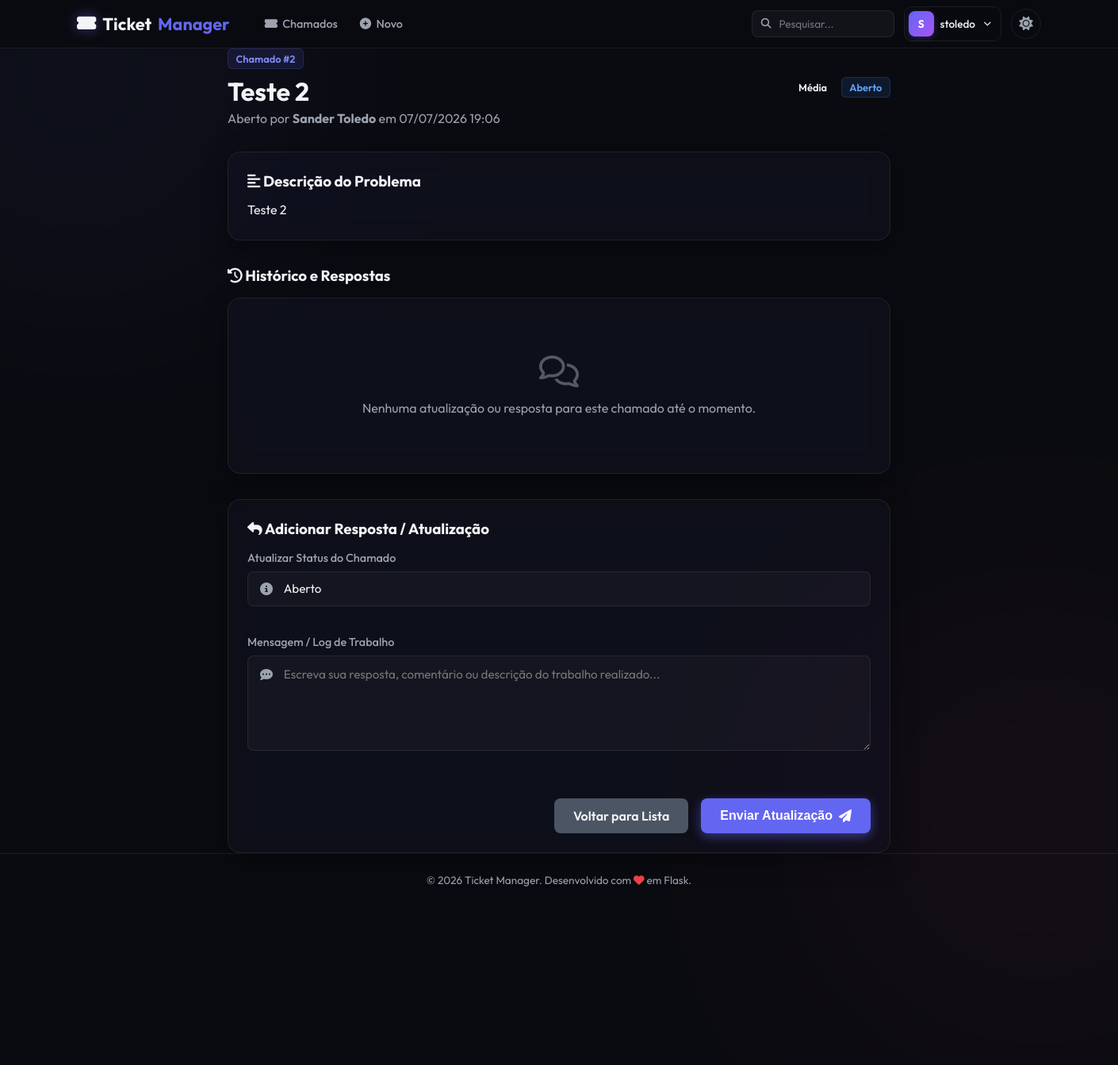
Page /tickets/2 (signed in) on the committed database.
### models.py (models this page shows, shortened)
class Usuario(db.Model):
    __tablename__ = "usuarios"
    id = db.Column(db.Integer, primary_key=True)
    nome = db.Column(db.String(50), nullable=False)
    sobrenome = db.Column(db.String(50), nullable=False)
    email = db.Column(db.String(120), unique=True, nullable=False)
    username = db.Column(db.String(50), unique=True, nullable=False)
    senha = db.Column(db.String(255), nullable=False)
    cidade_id = db.Column(db.Integer, db.ForeignKey("cidades.id"), nullable=True)
    cidade = db.relationship("Cidade", backref=db.backref("usuarios", lazy=True))
    perfis = db.relationship("Perfil", backref="usuario", lazy=True, cascade="all, delete-orphan")
    @property
    def tipo_perfil(self):
        if self.perfis:
            return self.perfis[0].tipo_perfil
        return "Cliente"

class Chamado(db.Model):
    __tablename__ = "chamados"
    id = db.Column(db.Integer, primary_key=True)
    titulo = db.Column(db.String(100), nullable=False)
    descricao = db.Column(db.Text, nullable=False)
    prioridade = db.Column(db.String(20), nullable=False, default="Média")  # Baixa, Média, Alta
    status = db.Column(db.String(20), nullable=False, default="Aberto")  # Aberto, Em Andamento, Resolvido, Fechado
    data_criacao = db.Column(db.DateTime, nullable=False, default=db.func.now())
    usuario_id = db.Column(db.Integer, db.ForeignKey("usuarios.id"), nullable=False)
    usuario = db.relationship("Usuario", backref=db.backref("chamados", lazy=True))
    categoria_id = db.Column(db.Integer, db.ForeignKey("categorias.id"), nullable=True)
    categoria = db.relationship("Categoria", backref=db.backref("chamados", lazy=True))

### app.py (the view)
@app.route('/tickets/<int:ticket_id>')
@login_required
def ticket_details(ticket_id):
    return controllers.ticket_details_controller(ticket_id)

### app.py (called while the page is built)
def login_required(f):
    @wraps(f)
    def decorated_function(*args, **kwargs):
        if 'user_id' not in session:
            flash('Você precisa fazer login para acessar esta página.', 'danger')
            return redirect(url_for('login'))
        return f(*args, **kwargs)
    return decorated_function

### controllers.py (called while the page is built)
def ticket_details_controller(ticket_id):
    chamado = Chamado.query.get_or_404(ticket_id)
    usuario = Usuario.query.get(session.get('user_id'))
    if usuario.tipo_perfil == 'Cliente' and chamado.usuario_id != usuario.id:
        flash('Você não tem permissão para visualizar este chamado.', 'danger')
        return redirect(url_for('list_tickets'))
    return render_template('ticket_details.html', chamado=chamado, usuario=usuario)

### templates/ticket_details.html (shortened to what this page needs)
{% extends 'base.html' %}
{% block content %}
<div class="container" style="max-width: 900px; margin: 0 auto;">
    <div class="page-header" style="margin-bottom: 2rem;">
        <div>
            <span class="badge badge-username" style="margin-bottom: 0.5rem; display: inline-block;">Chamado #{{ chamado.id }}</span>
            <h1>{{ chamado.titulo }}</h1>
            <p class="subtitle">Aberto por <strong>{{ chamado.usuario.nome }} {{ chamado.usuario.sobrenome }}</strong> em {{ chamado.data_criacao.strftime('%d/%m/%Y %H:%M') }}</p>
        </div>
        <div style="display: flex; gap: 0.5rem; align-items: center;">
            <span class="badge badge-{{ chamado.prioridade | lower }}">{{ chamado.prioridade }}</span>
            {% set status_class = chamado.status.lower().replace(' ', '') %}
            <span class="badge badge-{{ status_class }}">{{ chamado.status }}</span>
        </div>
    </div>
    <div class="glass-card" style="padding: 1.5rem; margin-bottom: 2rem;">
        <h3 style="color: var(--text-primary); margin-bottom: 0.75rem;"><i class="fa-solid fa-align-left"></i> Descrição do Problema</h3>
        <p style="color: var(--text-primary); line-height: 1.6; white-space: pre-line;">{{ chamado.descricao }}</p>
    </div>
    <h3 style="color: var(--text-primary); margin-bottom: 1rem;"><i class="fa-solid fa-clock-rotate-left"></i> Histórico e Respostas</h3>
    <div class="glass-card" style="padding: 1.5rem; margin-bottom: 2rem;">
        {% if chamado.worklogs %}
            <div class="timeline">
                {% for log in chamado.worklogs %}
                    <div class="timeline-item">
                        <div class="timeline-marker"></div>
                        <div class="timeline-content">
                            <div class="timeline-header">
                                <strong>{{ log.usuario.nome }} {{ log.usuario.sobrenome }} <span class="badge badge-{{ log.usuario.tipo_perfil | lower }}" style="font-size: 0.7rem; padding: 0.1rem 0.4rem; margin-left: 0.25rem;">{{ log.usuario.tipo_perfil }}</span></strong>
                                <span>{{ log.data_criacao.strftime('%d/%m/%Y %H:%M') }}</span>
                            </div>
                            <p style="color: var(--text-primary); line-height: 1.5; white-space: pre-line;">{{ log.mensagem }}</p>
                        </div>
                    </div>
                {% endfor %}
            </div>
        {% else %}
            <div class="no-data text-center" style="padding: 2rem 0;">
                <i class="fa-regular fa-comments" style="font-size: 2.5rem; color: var(--text-secondary); margin-bottom: 1rem; display: block;"></i>
                <p style="color: var(--text-secondary);">Nenhuma atualização ou resposta para este chamado até o momento.</p>
            </div>
        {% endif %}
    </div>
    <div class="glass-card" style="padding: 1.5rem;">
        <h3 style="color: var(--text-primary); margin-bottom: 1rem;"><i class="fa-solid fa-reply"></i> Adicionar Resposta / Atualização</h3>
        <form action="{{ url_for('add_worklog', ticket_id=chamado.id) }}" method="POST" class="form-group">
            {% if usuario.tipo_perfil in ['Técnico', 'Admin'] %}
                <div class="input-wrapper" style="margin-bottom: 1rem;">
                    <label for="status">Atualizar Status do Chamado</label>
                    <div class="input-icon-group">
                        <i class="fa-solid fa-circle-info input-icon"></i>
                        <select id="status" name="status" required>
                            <option value="Aberto" {% if chamado.status == 'Aberto' %}selected{% endif %}>Aberto</option>
                        </select>
                    </div>
                </div>
            {% endif %}
            <div class="input-wrapper" style="margin-bottom: 1.5rem;">
                <label for="mensagem">Mensagem / Log de Trabalho</label>
                <div class="input-icon-group">
                    <i class="fa-solid fa-comment-dots input-icon" style="top: 1rem;"></i>
                    <textarea id="mensagem" name="mensagem" required placeholder="Escreva sua resposta, comentário ou descrição do trabalho realizado..."></textarea>
                </div>
            </div>
            <div class="form-actions-row">
                <a href="{{ url_for('list_tickets') }}" class="btn-secondary">
                    Voltar para Lista
                </a>
                <button type="submit" class="btn-primary">
                    Enviar Atualização <i class="fa-solid fa-paper-plane"></i>
                </button>
            </div>
        </form>
    </div>
</div>
{% endblock %}

### templates/base.html (shortened to what this page needs)
<!DOCTYPE html>
<html lang="pt-BR" data-theme="dark">
<head>
    <link rel="stylesheet" href="https://cdnjs.cloudflare.com/ajax/libs/font-awesome/6.4.0/css/all.min.css">
    <link rel="stylesheet" href="{{ url_for('static', filename='css/style.css') }}">
</head>
<body>
    <div class="bg-glow bg-glow-1"></div>
    <div class="bg-glow bg-glow-2"></div>
    <header class="app-header">
        <div class="nav-container">
            <div class="nav-left">
                <a href="/" class="brand-logo">
                    <i class="fa-solid fa-ticket-simple text-glow"></i> Ticket<span>Manager</span>
                </a>
                {% if session.get('user_id') %}
                <nav class="nav-menu" id="nav-menu">
                    <a href="{{ url_for('list_tickets') }}" class="nav-link" id="nav-link-tickets">
                        <i class="fa-solid fa-ticket-simple"></i> Chamados
                    </a>
                    <a href="{{ url_for('create_ticket') }}" class="nav-link" id="nav-link-new-ticket">
                        <i class="fa-solid fa-circle-plus"></i> Novo
                    </a>
                </nav>
                {% endif %}
            </div>
            <div class="nav-right">
                {% if session.get('user_id') %}
                <form class="nav-search-form" action="{{ url_for('search_tickets') }}" method="GET" id="nav-search-form">
                    <div class="nav-search-wrapper">
                        <i class="fa-solid fa-magnifying-glass nav-search-icon"></i>
                        <input type="text" name="q" class="nav-search-input" placeholder="Pesquisar..." autocomplete="off" id="nav-search-input">
                    </div>
                </form>
                <div class="nav-user-area" id="nav-user-area">
                    <button class="nav-user-btn" id="user-menu-btn" title="Menu do usuário">
                        <div class="nav-avatar">
                            {{ session.get('username', '?')[0] | upper }}
                        </div>
                        <span class="nav-username">{{ session.get('username') }}</span>
                        <i class="fa-solid fa-chevron-down nav-chevron"></i>
                    </button>
                </div>
                {% else %}
                <a href="{{ url_for('login') }}" class="nav-link" id="nav-link-login"><i class="fa-solid fa-right-to-bracket"></i> Login</a>
                <a href="{{ url_for('register') }}" class="btn-nav btn-signup" id="nav-link-register"><i class="fa-solid fa-user-plus"></i> Registrar</a>
                {% endif %}
                <button id="theme-toggle" class="theme-toggle-btn" title="Alternar tema">
                    <i class="fa-solid fa-sun"></i>
                </button>
            </div>
        </div>
    </header>
    <main class="main-content">
        {% block content %}{% endblock %}
    </main>
    <footer class="app-footer">
        <p>&copy; 2026 Ticket Manager. Desenvolvido com <i class="fa-solid fa-heart text-danger animate-pulse"></i> em Flask.</p>
    </footer>
</body>
</html>

### rows in the picture
Usuario: get "stoledo", usuario.nome "Sander", usuario.sobrenome "Toledo"
Chamado: id "2", titulo "Teste 2", data_criacao "07/07/2026 19:06", prioridade "Média", status "Aberto", descricao "Teste 2"

### other values in the picture
{{ session.get('username', '?')[0] | upper }} "S"
